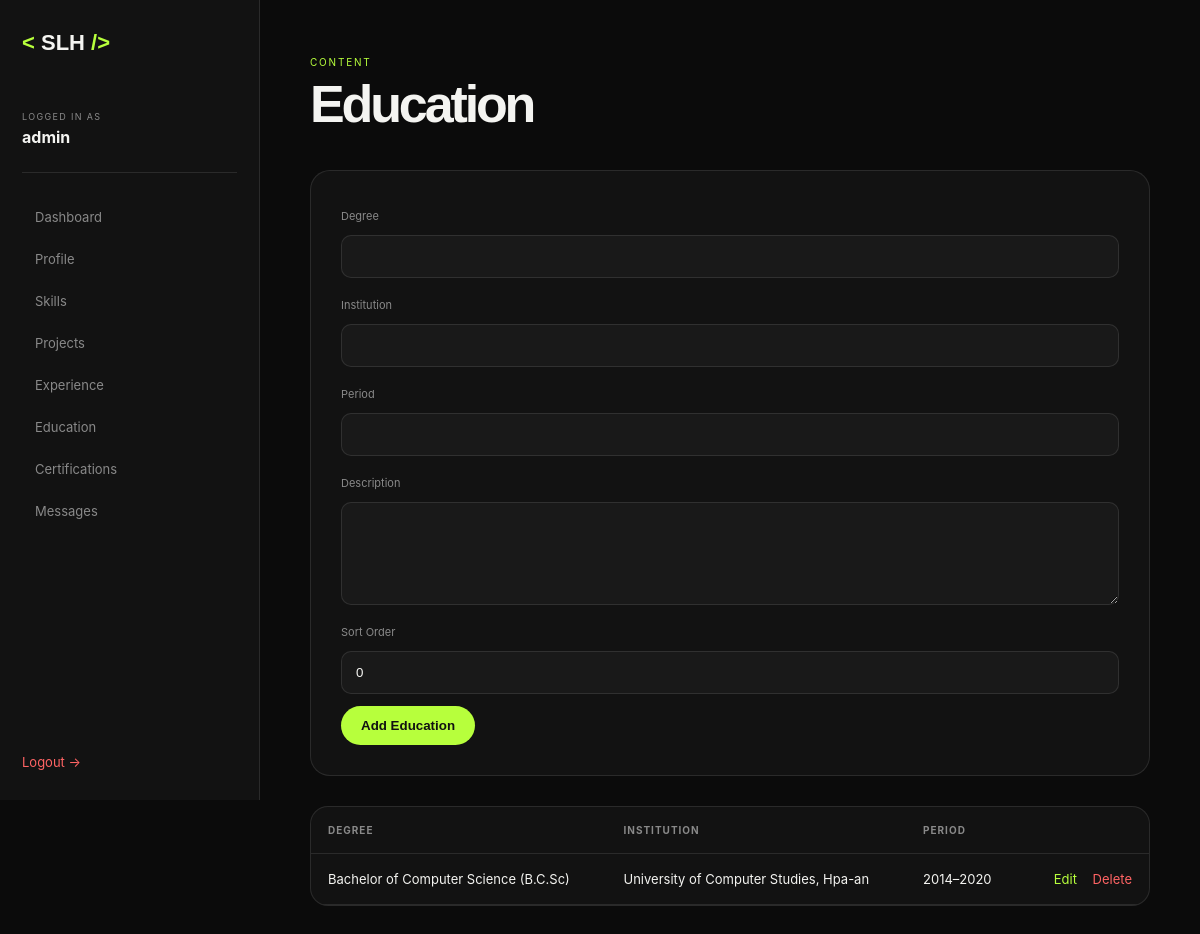
Screenshot of /admin/education.php (signed in) with the database file from the repository.
### tables this page shows
CREATE TABLE education (
    id INT UNSIGNED AUTO_INCREMENT PRIMARY KEY,
    degree VARCHAR(200) NOT NULL,
    institution VARCHAR(200) NOT NULL,
    period VARCHAR(100) DEFAULT '',
    description TEXT,
    sort_order INT DEFAULT 0,
    created_at TIMESTAMP DEFAULT CURRENT_TIMESTAMP
);

### includes/functions.php (called while the page is built, shortened)
<?php
require_once __DIR__ . '/../config/database.php';
function e(?string $value): string
{
    return htmlspecialchars($value ?? '', ENT_QUOTES, 'UTF-8');
}
function db_all(
    string $sql,
    array $params = []
): array {
    $stmt = db()->prepare($sql);
    $stmt->execute($params);
    return $stmt->fetchAll();
}

### config/database.php (called while the page is built, shortened)
<?php
function db(): PDO
{
    try {
        $pdo = new PDO(
            'mysql:host=' . DB_HOST . ';dbname=' . DB_NAME . ';charset=utf8mb4',
            DB_USER,
            DB_PASS,
            [
                PDO::ATTR_ERRMODE => PDO::ERRMODE_EXCEPTION,
                PDO::ATTR_DEFAULT_FETCH_MODE => PDO::FETCH_ASSOC,
                PDO::ATTR_EMULATE_PREPARES => false,
            ]
        );
        return $pdo;
    } catch (PDOException $e) {
        die(
            '<div style="
                font-family:Arial;
                max-width:700px;
                margin:80px auto;
                padding:30px;
                border:1px solid #ddd;
                border-radius:15px;
            ">
                <h2>Database Connection Error</h2>
                <p>Please check <strong>config/config.php</strong>.</p>
                <p>Also make sure MySQL is running and <strong>database/schema.sql</strong> has been imported.</p>
            </div>'
        );
    }
}

### admin/education.php (the view, shortened to what this page needs)
<?php
require_once __DIR__ . '/../includes/functions.php';
$edit = isset($_GET['edit'])
    ? db_one(
        "SELECT * FROM education WHERE id=?",
        [(int) $_GET['edit']]
    )
    : null;
$items = db_all(
    "SELECT * FROM education ORDER BY sort_order, id"
);
require_once __DIR__ . '/layout.php';
?>
<div class="admin-content">
    <div class="admin-page-head">
        <div>
            <span>CONTENT</span>
            <h1>Education</h1>
        </div>
    </div>
    <form method="POST" class="admin-form">
        <label>Degree</label>
        <input
            type="text"
            name="degree"
            required
            value="<?= e($edit['degree'] ?? '') ?>"
        >
        <label>Institution</label>
        <input
            type="text"
            name="institution"
            required
            value="<?= e($edit['institution'] ?? '') ?>"
        >
        <label>Period</label>
        <input
            type="text"
            name="period"
            value="<?= e($edit['period'] ?? '') ?>"
        >
        <label>Description</label>
        <textarea
            name="description"
            rows="5"
        ><?= e($edit['description'] ?? '') ?></textarea>
        <label>Sort Order</label>
        <input
            type="number"
            name="sort_order"
            value="<?= e((string)($edit['sort_order'] ?? 0)) ?>"
        >
        <button class="admin-btn">
            <?= $edit ? 'Update Education' : 'Add Education' ?>
        </button>
    </form>
    <div class="admin-table-wrap">
        <table class="admin-table">
            <thead>
                <tr>
                    <th>Degree</th>
                    <th>Institution</th>
                    <th>Period</th>
                    <th></th>
                </tr>
            </thead>
            <tbody>
            <?php foreach ($items as $item): ?>
                <tr>
                    <td><?= e($item['degree']) ?></td>
                    <td><?= e($item['institution']) ?></td>
                    <td><?= e($item['period']) ?></td>
                    <td class="actions">
                        <a href="?edit=<?= $item['id'] ?>">
                            Edit
                        </a>
                        <a
                            href="?delete=<?= $item['id'] ?>"
                            onclick="return confirm('Delete this education?')"
                            class="danger"
                        >
                            Delete
                        </a>
                    </td>
                </tr>
            <?php endforeach; ?>
            </tbody>
        </table>
    </div>
</div>
</main>
</div>
</body>
</html>

### assets/css/admin.css (style rules this page uses)
:root { --admin-bg: #0b0b0b; --admin-surface: #121212; --admin-surface-2: #191919; --admin-border: rgba(255,255,255,.1); --admin-text: #f4f4f1; --admin-muted: #898989; --admin-accent: #b7ff3c; --admin-danger: #ff6464; }
* { box-sizing: border-box; }
body { margin: 0; background: var(--admin-bg); color: var(--admin-text); font-family: Inter, Arial, sans-serif; }
a { color: inherit; text-decoration: none; }
.admin-content { max-width: 1200px; padding: 50px; }
.admin-page-head { display: flex; justify-content: space-between; align-items: flex-end; gap: 20px; margin-bottom: 40px; }
.admin-page-head span { color: var(--admin-accent); font-size: 10px; letter-spacing: .18em; }
.admin-page-head h1 { margin: 8px 0 0; font-family: "Space Grotesk", sans-serif; font-size: 52px; line-height: 1; letter-spacing: -.06em; }
.admin-form { display: grid; gap: 12px; padding: 30px; background: var(--admin-surface); border: 1px solid var(--admin-border); border-radius: 20px; margin-bottom: 30px; }
.admin-form label { color: var(--admin-muted); font-size: 11px; margin-top: 8px; }
.admin-form input, .admin-form textarea, .login-card input { width: 100%; padding: 13px 14px; color: var(--admin-text); background: var(--admin-surface-2); border: 1px solid var(--admin-border); border-radius: 10px; outline: none; }
.admin-form textarea { resize: vertical; }
.admin-btn { width: fit-content; padding: 12px 20px; border: 0; border-radius: 999px; background: var(--admin-accent); color: #111; font-weight: 800; cursor: pointer; }
.admin-table-wrap { overflow-x: auto; background: var(--admin-surface); border: 1px solid var(--admin-border); border-radius: 18px; }
.admin-table { width: 100%; border-collapse: collapse; }
.admin-table th, .admin-table td { padding: 17px; border-bottom: 1px solid var(--admin-border); text-align: left; font-size: 13px; }
.admin-table th { color: var(--admin-muted); font-size: 10px; text-transform: uppercase; letter-spacing: .1em; }
.actions { text-align: right !important; white-space: nowrap; }
.actions a { margin-left: 12px; color: var(--admin-accent); }
.actions .danger, .danger { color: var(--admin-danger) !important; }

### rows the page displays
education: degree "Bachelor of Computer Science (B.C.Sc)", institution "University of Computer Studies, Hpa-an", period "2014–2020"

### other values shown
$_SESSION['admin_username'] "admin"
